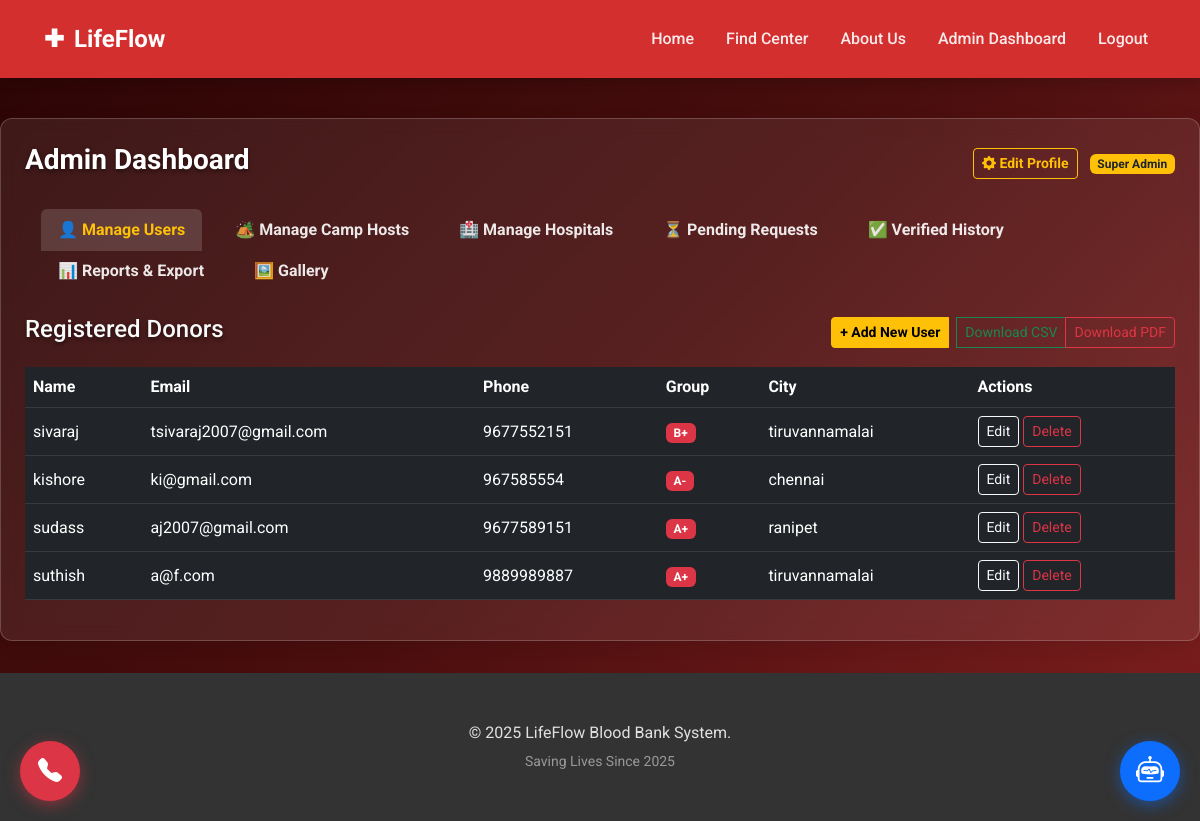
The app's page /admin (signed in) with its own data.
### tables this page shows
CREATE TABLE donors 
                 (id INTEGER PRIMARY KEY AUTOINCREMENT, name TEXT, email TEXT, age INTEGER, weight REAL, 
                  blood_group TEXT, city TEXT, address TEXT, phone TEXT UNIQUE, password TEXT, role TEXT DEFAULT 'user');

### app.py (the view)
@app.route('/admin')
def admin_dashboard():
    if session.get('role') != 'admin': return redirect(url_for('admin_login'))
    conn = get_db_connection()
    donors = conn.execute("SELECT * FROM donors WHERE role != 'admin'").fetchall()
    hospitals = conn.execute("SELECT * FROM hospitals").fetchall()
    hosts = conn.execute("SELECT * FROM camp_hosts ORDER BY organization_name ASC").fetchall()
    today_str = date.today().strftime('%Y-%m-%d')
    ended_camps = conn.execute("SELECT * FROM camps WHERE date < ? ORDER BY date DESC", (today_str,)).fetchall()
    admin_info = conn.execute("SELECT * FROM donors WHERE id = ?", (session['user_id'],)).fetchone()
    hospital_stats = conn.execute('''SELECT h.name as hospital, COUNT(a.id) as total_units FROM hospitals h LEFT JOIN appointments a ON h.id = a.hospital_id AND a.status='Verified' GROUP BY h.id''').fetchall()
    pending_appts = conn.execute('''SELECT a.date, d.name as donor, d.phone, h.name as hospital_name FROM appointments a JOIN donors d ON a.donor_id = d.id JOIN hospitals h ON a.hospital_id = h.id WHERE a.status = 'Scheduled' ORDER BY h.name ASC, a.date ASC''').fetchall()
    verified_appts = conn.execute('''SELECT a.date, d.name as donor, d.phone, h.name as hospital_name FROM appointments a JOIN donors d ON a.donor_id = d.id JOIN hospitals h ON a.hospital_id = h.id WHERE a.status = 'Verified' ORDER BY h.name ASC, a.date DESC''').fetchall()
    gallery_photos = conn.execute('''
        SELECT cp.id, cp.filename, c.name as camp_name, c.date
        FROM camp_photos cp
        JOIN camps c ON cp.camp_id = c.id
        ORDER BY c.date DESC
    ''').fetchall()
    all_camps = conn.execute("SELECT c.*, h.organization_name, h.leader_name, h.phone FROM camps c JOIN camp_hosts h ON c.host_id = h.id ORDER BY c.date DESC").fetchall()
    search = request.args.get('search', ''); city = request.args.get('city', ''); blood_group = request.args.get('blood_group', ''); hospital_search = request.args.get('hospital_name', '')
    hospital_donors = []
    if hospital_search:
        hospital_donors = conn.execute('''SELECT d.name, d.phone, d.email, d.city, a.date FROM appointments a JOIN donors d ON a.donor_id = d.id JOIN hospitals h ON a.hospital_id = h.id WHERE h.name LIKE ? AND a.status='Verified' ''', (f'%{hospital_search}%',)).fetchall()
    conn.close()
    return render_template('admin_dashboard.html', donors=donors, hospitals=hospitals, hosts=hosts, hospital_stats=hospital_stats, pending_appts=pending_appts, verified_appts=verified_appts, all_camps=all_camps, ended_camps=ended_camps, admin_info=admin_info, gallery_photos=gallery_photos)

### app.py (called while the page is built)
def get_db_connection():
    conn = sqlite3.connect('bloodbank.db')
    conn.row_factory = sqlite3.Row
    return conn

### templates/admin_dashboard.html (shortened to what this page needs)
{% extends 'layout.html' %}
{% block content %}
<link rel="stylesheet" href="https://cdn.jsdelivr.net/npm/bootstrap-icons@1.11.3/font/bootstrap-icons.min.css">
<div class="glass-card p-4 mt-4">
    <div class="d-flex justify-content-between align-items-center mb-4">
        <h3 class="text-white fw-bold">Admin Dashboard</h3>
        <div>
            <button class="btn btn-outline-warning btn-sm me-2 fw-bold" data-bs-toggle="modal" data-bs-target="#adminProfileModal">
                <i class="bi bi-gear-fill"></i> Edit Profile
            </button>
            <span class="badge bg-warning text-dark">Super Admin</span>
        </div>
    </div>
    <ul class="nav nav-tabs border-0 mb-4" id="adminTabs" role="tablist">
        <li class="nav-item"><button class="nav-link active" data-bs-toggle="tab" data-bs-target="#users">👤 Manage Users</button></li>
        <li class="nav-item"><button class="nav-link" data-bs-toggle="tab" data-bs-target="#hosts">🏕️ Manage Camp Hosts</button></li>
        <li class="nav-item"><button class="nav-link" data-bs-toggle="tab" data-bs-target="#hospitals">🏥 Manage Hospitals</button></li>
        <li class="nav-item"><button class="nav-link" data-bs-toggle="tab" data-bs-target="#pending">⏳ Pending Requests</button></li>
        <li class="nav-item"><button class="nav-link" data-bs-toggle="tab" data-bs-target="#verified">✅ Verified History</button></li>
        <li class="nav-item"><button class="nav-link" data-bs-toggle="tab" data-bs-target="#reports">📊 Reports & Export</button></li>
        <li class="nav-item"><button class="nav-link" data-bs-toggle="tab" data-bs-target="#gallery">🖼️ Gallery</button></li>
    </ul>
    <div class="tab-content">
        <div class="tab-pane fade show active" id="users">
            <div class="d-flex justify-content-between align-items-center mb-3">
                <h4 class="text-light">Registered Donors</h4>
                <div class="btn-group">
                    <a href="{{ url_for('add_user') }}" class="btn btn-sm btn-warning fw-bold me-2">+ Add New User</a>
                    <a href="{{ url_for('export_report', type='users_list', file_format='csv') }}" class="btn btn-sm btn-outline-success">Download CSV</a>
                    <a href="{{ url_for('export_report', type='users_list', file_format='pdf') }}" class="btn btn-sm btn-outline-danger">Download PDF</a>
                </div>
            </div>
            <div class="table-responsive">
                <table class="table table-dark table-hover align-middle">
                    <thead><tr><th>Name</th><th>Email</th><th>Phone</th><th>Group</th><th>City</th><th>Actions</th></tr></thead>
                    <tbody>
                        {% for donor in donors %}
                        <tr>
                            <td>{{ donor['name'] }}</td><td>{{ donor['email'] }}</td><td>{{ donor['phone'] }}</td>
                            <td><span class="badge bg-danger">{{ donor['blood_group'] }}</span></td><td>{{ donor['city'] }}</td>
                            <td>
                                <a href="{{ url_for('edit_user', id=donor['id']) }}" class="btn btn-sm btn-outline-light">Edit</a>
                                <a href="{{ url_for('delete_user', id=donor['id']) }}" class="btn btn-sm btn-outline-danger" onclick="return confirm('Delete?');">Delete</a>
                            </td>
                        </tr>
                        {% endfor %}
                    </tbody>
                </table>
            </div>
        </div>
    </div>
</div>
{% endblock %}

### templates/layout.html (shortened to what this page needs)
<!DOCTYPE html>
<html lang="en">
<head>
    <link href="https://cdn.jsdelivr.net/npm/bootstrap@5.3.0/dist/css/bootstrap.min.css" rel="stylesheet">
    <link rel="stylesheet" href="https://cdn.jsdelivr.net/npm/bootstrap-icons@1.11.1/font/bootstrap-icons.css">
</head>
<body>
    <nav class="navbar navbar-expand-lg navbar-dark sticky-top">
        <div class="container">
            <a class="navbar-brand" href="{{ url_for('index') }}"><span>✚</span> LifeFlow</a>
            <div class="collapse navbar-collapse" id="navbarNav">
                <ul class="navbar-nav ms-auto align-items-center">
                    <li class="nav-item"><a class="nav-link" href="{{ url_for('index') }}">Home</a></li>
                    <li class="nav-item"><a class="nav-link" href="{{ url_for('map_page') }}">Find Center</a></li>
                    <li class="nav-item"><a class="nav-link" href="{{ url_for('about') }}">About Us</a></li>
                    {% if session.get('user_id') %}
                        {% if session.get('role') == 'admin' %}
                            <li class="nav-item"><a class="nav-link" href="{{ url_for('admin_dashboard') }}">Admin Dashboard</a></li>
                        {% elif session.get('role') == 'hospital' %}
                            <li class="nav-item"><a class="nav-link" href="{{ url_for('hospital_dashboard') }}">Hospital Dashboard</a></li>
                        {% else %}
                            <li class="nav-item"><a class="nav-link" href="{{ url_for('user_profile') }}">My Profile</a></li>
                        {% endif %}
                        <li class="nav-item"><a class="nav-link text-warning" href="{{ url_for('logout') }}">Logout</a></li>
                    {% else %}
                        <li class="nav-item"><a class="nav-link" href="{{ url_for('login') }}">Login</a></li>
                        <li class="nav-item ms-2"><a class="btn-donate-nav" href="{{ url_for('register') }}">Donate Now</a></li>
                    {% endif %}
                </ul>
            </div>
        </div>
    </nav>
    {% block content %}{% endblock %}
    <footer>
        <div class="container text-center">
            <p class="mb-1">&copy; 2025 LifeFlow Blood Bank System.</p>
            <small class="text-white-50">Saving Lives Since 2025</small>
        </div>
    </footer>
    <div class="emergency-float">
        <a href="tel:+919876543210" class="btn-emergency" title="Emergency Call">
            <i class="bi bi-telephone-fill"></i>
        </a>
    </div>
    <div class="chat-float">
        <button class="btn-chat" onclick="toggleChat()">
            <i class="bi bi-robot"></i>
        </button>
    </div>
</body>
</html>

### templates/layout.html (style rules this page uses)
:root { --primary-red: #D32F2F; --hover-red: #B71C1C; --pure-white: #FFFFFF; --off-white: #F8F9FA; --charcoal: #333333; --medical-grey: #6c757d; }
body { font-family: 'Roboto', sans-serif; background-color: var(--pure-white); color: var(--charcoal); margin: 0; padding: 0; display: flex; flex-direction: column; min-height: 100vh; }
.glass-card { background: #ffffff; border: 1px solid #e0e0e0; border-radius: 8px; box-shadow: 0 4px 20px rgba(0,0,0,0.08); padding: 2.5rem; margin-bottom: 2rem; color: var(--charcoal); }
.navbar { background-color: var(--primary-red); box-shadow: 0 4px 12px rgba(0,0,0,0.15); padding: 1rem 2rem; }
.navbar-brand { font-weight: 700; color: var(--pure-white) !important; font-size: 1.5rem; display: flex; align-items: center; gap: 10px; }
.nav-link { color: rgba(255, 255, 255, 0.9) !important; font-weight: 500; margin-left: 1rem; }
footer { background-color: var(--charcoal); color: white; padding: 3rem 0; margin-top: auto; }
.emergency-float { left: 20px; bottom: 20px; position: fixed; z-index: 9999; }
.chat-float { right: 20px; bottom: 20px; position: fixed; z-index: 9999; }
.btn-emergency { background: #dc3545; color: white; width: 60px; height: 60px; border-radius: 50%; display: flex; align-items: center; justify-content: center; font-size: 24px; box-shadow: 0 4px 15px rgba(220, 53, 69, 0.5); border: none; transition: transform 0.3s; text-decoration: none; animation: pulse-red 2s infinite; }
.btn-chat { background: #0d6efd; color: white; width: 60px; height: 60px; border-radius: 50%; display: flex; align-items: center; justify-content: center; font-size: 28px; box-shadow: 0 4px 15px rgba(13, 110, 253, 0.5); border: none; cursor: pointer; transition: transform 0.3s; }

### templates/admin_dashboard.html (style rules this page uses)
body { background: linear-gradient(135deg, #2b0404, #4a0e0e, #801f1f) !important; color: white !important; min-height: 100vh; }
.glass-card { background: rgba(255, 255, 255, 0.08); backdrop-filter: blur(10px); border: 1px solid rgba(255, 255, 255, 0.2); border-radius: 12px; color: white; }
.nav-tabs .nav-link { color: rgba(255,255,255,0.7); cursor: pointer; font-weight: bold; }
.nav-tabs .nav-link.active { background-color: rgba(255,255,255,0.15) !important; color: #ffc107 !important; border-color: transparent; }
h3, h4 { color: white !important; text-shadow: 0px 2px 4px rgba(0,0,0,0.5); }
p, .small, small { color: #e0e0e0 !important; opacity: 1 !important; }

### records on screen
donors: name "sivaraj", email "tsivaraj2007@gmail.com", phone "9677552151", blood_group "B+", city "tiruvannamalai"
donors: name "kishore", email "ki@gmail.com", phone "967585554", blood_group "A-", city "chennai"
donors: name "sudass", email "aj2007@gmail.com", phone "9677589151", blood_group "A+", city "ranipet"
donors: name "suthish", email "a@f.com", phone "9889989887", blood_group "A+", city "tiruvannamalai"
